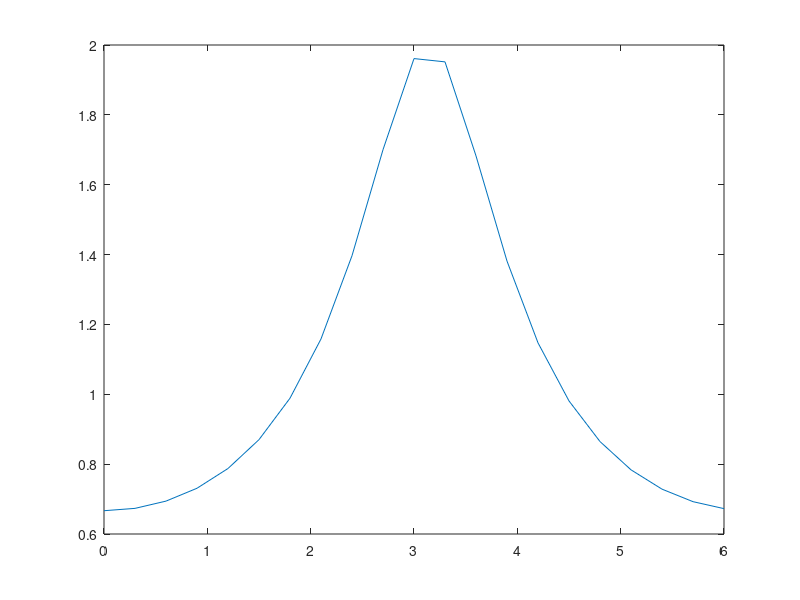

Here is the MATLAB script that generated this plot:
clear all;close all;clc;

ang=0:0.3:6;
ejw_base=exp(-j*ang);

b=[1,0.5];
a=[1];

n=length(b)+length(a)-1;

b=[b,zeros(1,n-length(b))];
a=[a,zeros(1,n-length(a))];

ejw=ones(1,length(ejw_base));

num=zeros(1,length(ejw_base));
den=zeros(1,length(ejw_base));

for i=1:n
   num=a(i)*ejw+num;
   den=b(i)*ejw+den; 
    ejw=ejw.*ejw_base;
end

Hejw=num./den;

plot(ang,abs(Hejw))
